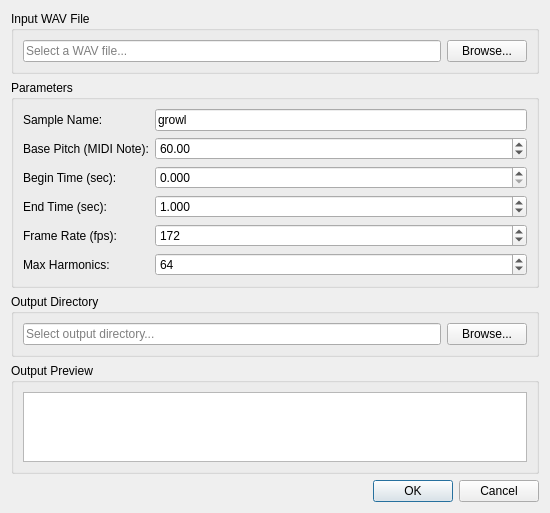
<?xml version="1.0" encoding="UTF-8"?>
<ui version="4.0">
 <class>VqmGeneratorDialog</class>
 <widget class="QDialog" name="VqmGeneratorDialog">
  <property name="geometry">
   <rect>
    <x>0</x>
    <y>0</y>
    <width>550</width>
    <height>400</height>
   </rect>
  </property>
  <property name="windowTitle">
   <string>VQM Generator</string>
  </property>
  <layout class="QVBoxLayout" name="verticalLayout">
   <item>
    <widget class="QGroupBox" name="grpInput">
     <property name="title">
      <string>Input WAV File</string>
     </property>
     <layout class="QHBoxLayout" name="horizontalLayout">
      <item>
       <widget class="QLineEdit" name="edtWavPath">
        <property name="readOnly">
         <bool>true</bool>
        </property>
        <property name="placeholderText">
         <string>Select a WAV file...</string>
        </property>
       </widget>
      </item>
      <item>
       <widget class="QPushButton" name="btnBrowseWav">
        <property name="text">
         <string>Browse...</string>
        </property>
       </widget>
      </item>
     </layout>
    </widget>
   </item>
   <item>
    <widget class="QGroupBox" name="grpParams">
     <property name="title">
      <string>Parameters</string>
     </property>
     <layout class="QFormLayout" name="formLayout">
      <item row="0" column="0">
       <widget class="QLabel" name="lblSampleName">
        <property name="text">
         <string>Sample Name:</string>
        </property>
       </widget>
      </item>
      <item row="0" column="1">
       <widget class="QLineEdit" name="edtSampleName">
        <property name="text">
         <string>growl</string>
        </property>
        <property name="placeholderText">
         <string>e.g. growl, scream, etc.</string>
        </property>
       </widget>
      </item>
      <item row="1" column="0">
       <widget class="QLabel" name="lblPitch">
        <property name="text">
         <string>Base Pitch (MIDI Note):</string>
        </property>
       </widget>
      </item>
      <item row="1" column="1">
       <widget class="QDoubleSpinBox" name="spnPitch">
        <property name="minimum">
         <double>0.000000000000000</double>
        </property>
        <property name="maximum">
         <double>127.000000000000000</double>
        </property>
        <property name="value">
         <double>60.000000000000000</double>
        </property>
       </widget>
      </item>
      <item row="2" column="0">
       <widget class="QLabel" name="lblBegin">
        <property name="text">
         <string>Begin Time (sec):</string>
        </property>
       </widget>
      </item>
      <item row="2" column="1">
       <widget class="QDoubleSpinBox" name="spnBegin">
        <property name="decimals">
         <number>3</number>
        </property>
        <property name="minimum">
         <double>0.000000000000000</double>
        </property>
        <property name="maximum">
         <double>9999.000000000000000</double>
        </property>
        <property name="value">
         <double>0.000000000000000</double>
        </property>
       </widget>
      </item>
      <item row="3" column="0">
       <widget class="QLabel" name="lblEnd">
        <property name="text">
         <string>End Time (sec):</string>
        </property>
       </widget>
      </item>
      <item row="3" column="1">
       <widget class="QDoubleSpinBox" name="spnEnd">
        <property name="decimals">
         <number>3</number>
        </property>
        <property name="minimum">
         <double>0.000000000000000</double>
        </property>
        <property name="maximum">
         <double>9999.000000000000000</double>
        </property>
        <property name="value">
         <double>1.000000000000000</double>
        </property>
       </widget>
      </item>
      <item row="4" column="0">
       <widget class="QLabel" name="lblFrameRate">
        <property name="text">
         <string>Frame Rate (fps):</string>
        </property>
       </widget>
      </item>
      <item row="4" column="1">
       <widget class="QSpinBox" name="spnFrameRate">
        <property name="minimum">
         <number>50</number>
        </property>
        <property name="maximum">
         <number>500</number>
        </property>
        <property name="value">
         <number>172</number>
        </property>
       </widget>
      </item>
      <item row="5" column="0">
       <widget class="QLabel" name="lblHarmonics">
        <property name="text">
         <string>Max Harmonics:</string>
        </property>
       </widget>
      </item>
      <item row="5" column="1">
       <widget class="QSpinBox" name="spnHarmonics">
        <property name="minimum">
         <number>8</number>
        </property>
        <property name="maximum">
         <number>128</number>
        </property>
        <property name="value">
         <number>64</number>
        </property>
       </widget>
      </item>
     </layout>
    </widget>
   </item>
   <item>
    <widget class="QGroupBox" name="grpOutput">
     <property name="title">
      <string>Output Directory</string>
     </property>
     <layout class="QHBoxLayout" name="horizontalLayout_2">
      <item>
       <widget class="QLineEdit" name="edtOutputDir">
        <property name="readOnly">
         <bool>true</bool>
        </property>
        <property name="placeholderText">
         <string>Select output directory...</string>
        </property>
       </widget>
      </item>
      <item>
       <widget class="QPushButton" name="btnBrowseOutput">
        <property name="text">
         <string>Browse...</string>
        </property>
       </widget>
      </item>
     </layout>
    </widget>
   </item>
   <item>
    <widget class="QGroupBox" name="grpPreview">
     <property name="title">
      <string>Output Preview</string>
     </property>
     <layout class="QVBoxLayout" name="verticalLayout_2">
      <item>
       <widget class="QTextEdit" name="txtPreview">
        <property name="readOnly">
         <bool>true</bool>
        </property>
        <property name="maximumSize">
         <size>
          <width>16777215</width>
          <height>80</height>
         </size>
        </property>
       </widget>
      </item>
     </layout>
    </widget>
   </item>
   <item>
    <spacer name="verticalSpacer">
     <property name="orientation">
      <enum>Qt::Vertical</enum>
     </property>
     <property name="sizeHint" stdset="0">
      <size>
       <width>20</width>
       <height>10</height>
      </size>
     </property>
    </spacer>
   </item>
   <item>
    <widget class="QDialogButtonBox" name="buttonBox">
     <property name="orientation">
      <enum>Qt::Horizontal</enum>
     </property>
     <property name="standardButtons">
      <set>QDialogButtonBox::Cancel|QDialogButtonBox::Ok</set>
     </property>
    </widget>
   </item>
  </layout>
 </widget>
 <resources/>
 <connections>
  <connection>
   <sender>buttonBox</sender>
   <signal>accepted()</signal>
   <receiver>VqmGeneratorDialog</receiver>
   <slot>accept()</slot>
   <hints>
    <hint type="sourcelabel">
     <x>248</x>
     <y>254</y>
    </hint>
    <hint type="destinationlabel">
     <x>157</x>
     <y>274</y>
    </hint>
   </hints>
  </connection>
  <connection>
   <sender>buttonBox</sender>
   <signal>rejected()</signal>
   <receiver>VqmGeneratorDialog</receiver>
   <slot>reject()</slot>
   <hints>
    <hint type="sourcelabel">
     <x>316</x>
     <y>260</y>
    </hint>
    <hint type="destinationlabel">
     <x>286</x>
     <y>274</y>
    </hint>
   </hints>
  </connection>
 </connections>
</ui>
